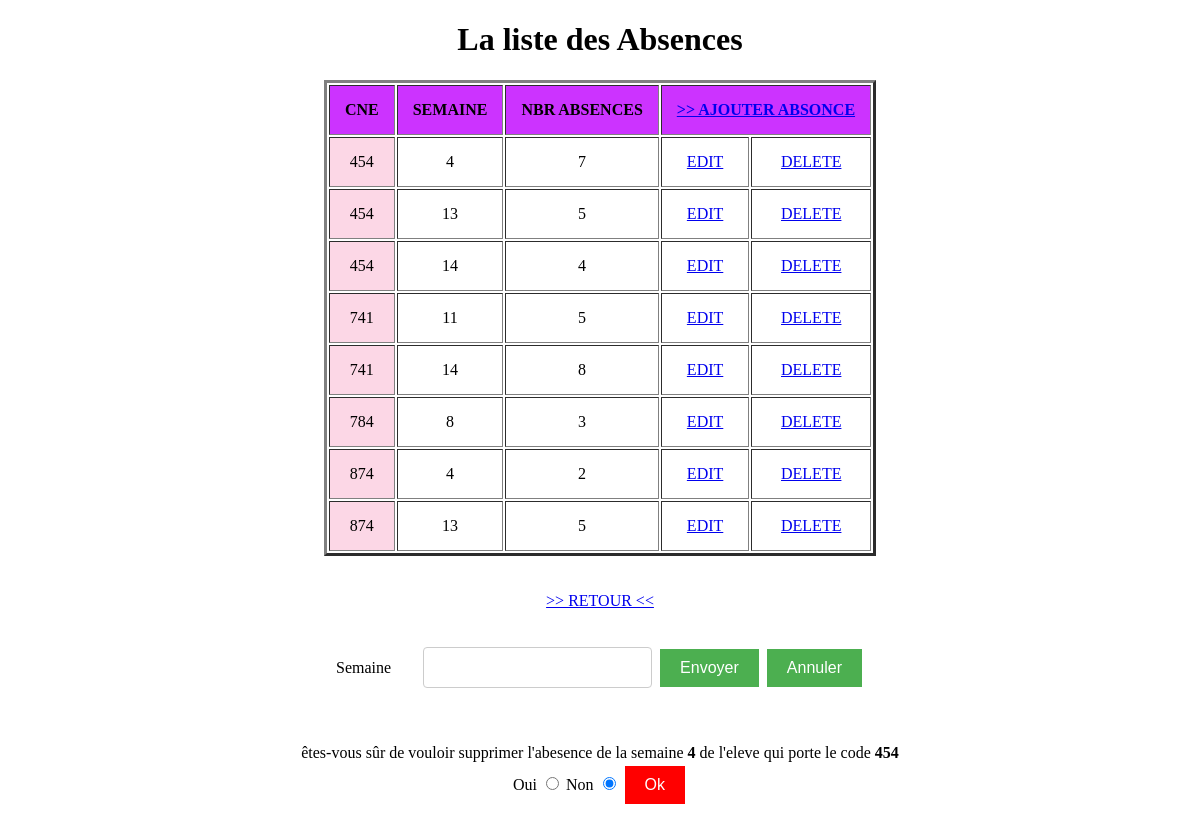
The app's page /IHM/Absence/index.php?id=454&semaine=4&a=1 with its own data.
### tables this page shows
CREATE TABLE `absence` (
  `semaine` int(11) NOT NULL,
  `cne` int(11) NOT NULL,
  `nbr_abs` int(11) NOT NULL
);

### Acces_BD/Absences.php (called while the page is built, shortened)
<?php
$link=Connexion("tpabsence");
function all()
{
Global $link;
$req="select * from absence ORDER BY cne ASC";
return mysqli_query($link,$req);
}
?>

### IHM/Absence/index.php (the view, shortened to what this page needs)
<!DOCTYPE html>
<html>
<head>
</head>
<body>
<?php
function Confirmation($id,$semaine)
{
?><br> <br>
<form action="../../Traitement/Absence.php?action=delete&id=<?=$id?>&semaine=<?=$semaine?>" method="post">
êtes-vous sûr de vouloir supprimer l'abesence de la semaine <strong><?=$semaine?></strong> de l'eleve qui porte le code <strong><?=$id?></strong>
<br> Oui <input type="radio" name="conf" value="oui">
Non <input type="radio" name="conf" value="non" checked>
<input class="button button4" type="submit" value="Ok">
</form>
<?php
}
?>
<?php
include_once "../../Acces_BD/Absences.php";
$res=all();
?>
<center>
    <h1>La liste des Absences</h1>
    <table border="3";width=90%; style="text-transform: uppercase; text-align: center;";>
    <tr style="padding: 15px;  text-align: center; background:#CC33FF;">
        <th>CNE</th>
        <th>SEMAINE</th>
        <th>NBR ABSENCES</th>
        <th colspan="2"><a href="form.php">>> AJOUTER ABSONCE</a></th>
    </tr>
<?php while($V=mysqli_fetch_array($res))
      {
?>
    <tr>
        <td style="background: #FCD7E6 ;"><?=$V[1]?></td>
        <td><?=$V[0]?></td>
        <td><?=$V[2]?></td>
        <td><a href="form.php?id=<?=$V[1]?>&semaine=<?=$V[0]?>">Edit</a></td>
        <td><a href="?id=<?=$V[1]?>&semaine=<?=$V[0]?>&a=1">Delete</a></td>
    </tr>
<?php } ?>
</table>
<br><br>
<a href="../../index.php?admin=true">>> RETOUR <<</a>
<br><br>
<table>
<form action="?action=search" method="post">
<tr>
<td>Semaine</td>
            <td><input type="text" name="week" value="" ></td>
            <td><input class="button button1" type="submit" value="Envoyer">
            <input class="button button1" type="reset" value="Annuler"></td>
        </tr>
      </form>
</table>
<?php
if(isset($_GET['a'])==1)
Confirmation($_GET['id'],$_GET['semaine']);
?>
</center></body>

### IHM/Absence/index.php (style rules this page uses)
th, td { padding: 15px; }
.button { border: none; color: white; padding: 10px 20px; text-align: center; text-decoration: none; display: inline-block; font-size: 16px; margin: 4px 2px; cursor: pointer; }
input[type=text], input[type=password] { width: 100%; padding: 12px; border: 1px solid #ccc; border-radius: 4px; resize: vertical; }
.button1 { background-color: #4CAF50; }
.button4 { background-color: red; }

### records on screen
absence: cne "454", semaine "4", nbr_abs "7"
absence: cne "454", semaine "13", nbr_abs "5"
absence: cne "454", semaine "14", nbr_abs "4"
absence: cne "741", semaine "11", nbr_abs "5"
absence: cne "741", semaine "14", nbr_abs "8"
absence: cne "784", semaine "8", nbr_abs "3"
absence: cne "874", semaine "4", nbr_abs "2"
absence: cne "874", semaine "13", nbr_abs "5"

### other values on screen
$semaine "4"
$id "454"
